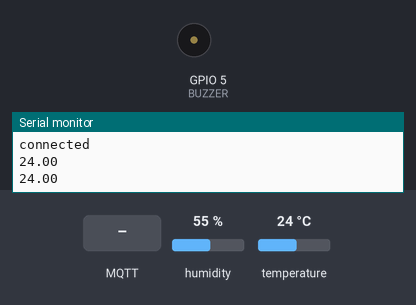
The sketch below on a simulated ESP32. On the bench: buzzer (waves = sounding), the last lines printed to the serial monitor. Inputs (shaded band) come from the test bench; at power-on: humidity 55 %, temperature 24 °C. WiFi joins after 1.5 s; servers stay silent unless stated; no MQTT or app messages arrive unless stated.

Above: at 2.7 s.
2.8 s: MQTT message "1" arrives on the first subscribed topic
At 4.5 s:
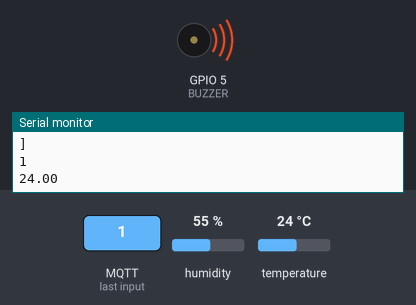
5.0 s: MQTT message "CSE-ADMIN-SCH-ON" arrives on the first subscribed topic
At 7.0 s:
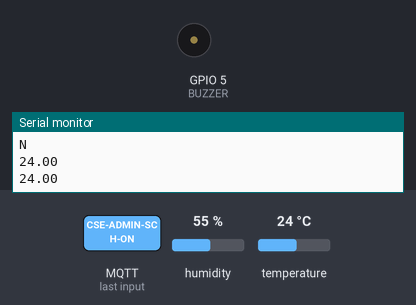
Timing chart, 0 to 8.5 s (numbered marks = the images above; inputs shaded):
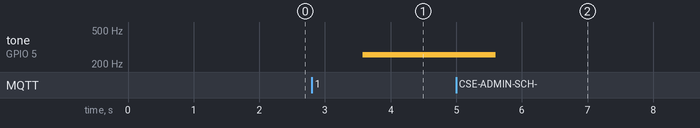

The sketch:

Medibox.ino
```cpp
#include <WiFi.h>
#include <PubSubClient.h>
#include <DHTesp.h>
#include <NTPClient.h>
#include <WiFiUdp.h>

#define DHTPIN 12
#define BUZZER 5

WiFiClient espClient;
PubSubClient mqttClient(espClient);

WiFiUDP ntpUDP;
NTPClient timeClient(ntpUDP);

char tempAr[6];
DHTesp dhtSensor;
bool isSceduleON =false;
unsigned long scheduledOnTime;

void setup() {
  Serial.begin(115200);
  setupWifi();
  setupMqtt();
  dhtSensor.setup(DHTPIN, DHTesp::DHT22);
  timeClient.begin();
  timeClient.setTimeOffset(5.5 * 3600);
  pinMode(BUZZER, OUTPUT);
  digitalWrite(BUZZER, LOW);
}

void loop() {
  // put your main code here, to run repeatedly:
  if (!mqttClient.connected()) {
    connectToBroker();
  }
  mqttClient.loop();
  updateTemperature();
  Serial.println(tempAr);
  mqttClient.publish("CSE-ADMIN-TEMP", tempAr);
  checkSchdule();
  delay(1000);
}

void buzzerOn(bool on) {
  if (on) {
    tone(BUZZER, 256);
  } else {
    noTone(BUZZER);
  }
}

void setupMqtt() {
  mqttClient.setServer("broker.hivemq.com", 1883);
  mqttClient.setCallback(receiveCallback);
}

void receiveCallback(char* topic, byte* payload, unsigned int length) {
  Serial.println("Message arrived [");
  Serial.println(topic);
  Serial.println("] ");

  char payloadCharAr[length];
  for (int i = 0; i < length; i++) {
    Serial.println((char)payload[i]);
    payloadCharAr[i] = (char)payload[i];
  }
  Serial.println();

  if (strcmp(topic, "CSE-ADMIN-MAIN-ON-OFF") == 0) {
    buzzerOn(payloadCharAr[0] == '1');
  }else if(strcmp(topic, "CSE-ADMIN-SCH-ON") == 0) {
    if (payloadCharAr[0] == 'N') {
      isSceduleON = false;
    } else {
      isSceduleON = true;
      scheduledOnTime = atol(payloadCharAr);
    }
  }
}

void connectToBroker() {
  while(!mqttClient.connected()) {
    Serial.println("Attempting MQTT connection...");
    if (mqttClient.connect("ESP32Client")) {
      Serial.println("connected");
      mqttClient.subscribe("CSE-ADMIN-MAIN-ON-OFF");
      mqttClient.subscribe("CSE-ADMIN-SCH-ON");
    } else {
      Serial.println("failed");
      Serial.println(mqttClient.state());
      delay(5000);
    }
  }
}

void updateTemperature() {
  TempAndHumidity data = dhtSensor.getTempAndHumidity();
  String(data.temperature, 2).toCharArray(tempAr, 6);
}

void setupWifi(){
  Serial.println();
  Serial.println("Connecting to WiFi...");
  Serial.println("Wokwi-GUEST");
  WiFi.begin("Wokwi-GUEST", "");
  while (WiFi.status() != WL_CONNECTED) {
    delay(500);
    Serial.println(".");
  }
  Serial.println("WiFi connected");
  Serial.println("IP address: ");
  Serial.println(WiFi.localIP());
}

unsigned long getTime() {
  timeClient.update();
  return timeClient.getEpochTime();
}

void checkSchdule(){
  if(isSceduleON) {
    unsigned long currentTime = getTime();
    if (currentTime > scheduledOnTime) {
      buzzerOn(true);
      isSceduleON = false;
      mqttClient.publish("CSE-ADMIN-MAIN-ON-OFF-ESP", "1");
      mqttClient.publish("CSE-ADMIN-SCH-ESP-ON", "0");
      Serial.println("Scheduled ON time");
    }
  } else {
    if (mqttClient.connected()) {
      mqttClient.publish("CSE-ADMIN-MAIN-ON-OFF", "0");
    }
  }
}
```

Measured:
- after the input at 2.8 s, tone on GPIO 5 (BUZZER): silent → 256 Hz after 0.78 s
- after the input at 5.0 s, tone on GPIO 5 (BUZZER): 256 Hz → silent after 0.60 s
